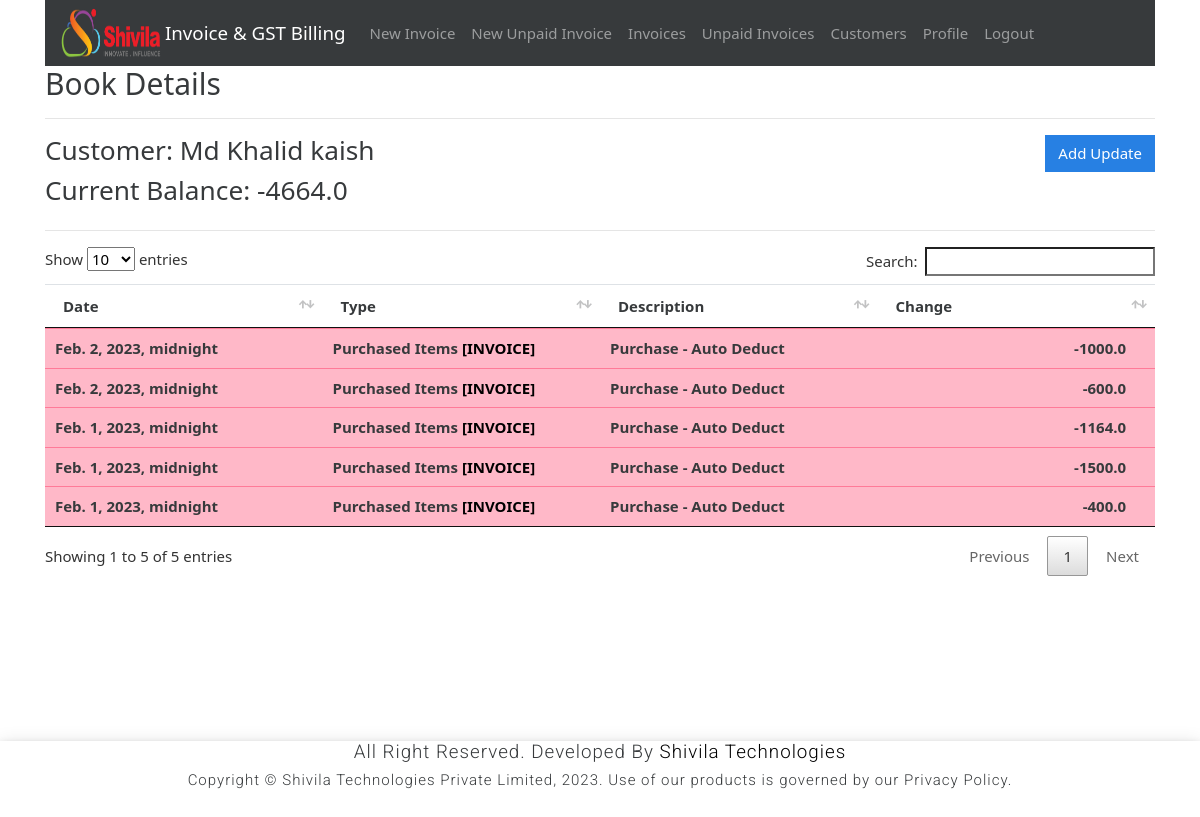
The page /books/4 (signed in) on the database its author committed.
### gstbillingapp/models.py (models this page shows, shortened)
class Book(models.Model):
    user = models.ForeignKey(User, null=True, blank=True, on_delete=models.SET_NULL)
    customer = models.ForeignKey(Customer, null=True, blank=True, on_delete=models.SET_NULL)
    current_balance = models.FloatField(default=0)
    last_log = models.ForeignKey('BookLog', null=True, blank=True, default=None, on_delete=models.SET_NULL)

class Customer(models.Model):
    user = models.ForeignKey(User, null=True, blank=True, on_delete=models.SET_NULL)
    customer_name = models.CharField(max_length=200)
    customer_address = models.TextField(max_length=600, blank=True, null=True)
    customer_phone = models.CharField(max_length=14, blank=True, null=True)
    customer_gst = models.CharField(max_length=15, blank=True, null=True)

class BookLog(models.Model):
    parent_book = models.ForeignKey(Book, null=True, blank=True, on_delete=models.CASCADE)
    date = models.DateTimeField(default=datetime.now, blank=True, null=True)
    last_modified = models.DateTimeField(auto_now=True)
    CHANGE_TYPES = [
        (0, 'Paid'),
        (1, 'Purchased Items'),
        (2, 'Sold Items'),
        (4, 'Other'),
    ]
    change_type = models.IntegerField(choices=CHANGE_TYPES, default=0)
    change = models.FloatField(default=0.0)
    associated_invoice = models.ForeignKey(Invoice, blank=True, null=True, default=None, on_delete=models.SET_NULL)
    description = models.TextField(max_length=600, blank=True, null=True)

### gstbillingapp/views.py (the view)
# urls.py: path('books/<int:book_id>', views.book_logs, name='book_logs'),
@login_required
def book_logs(request, book_id):
    context = {}
    book = get_object_or_404(Book, id=book_id, user=request.user)
    book_logs = BookLog.objects.filter(parent_book=book).order_by('-id')
    context['book'] = book
    context['book_logs'] = book_logs
    return render(request, 'gstbillingapp/book_logs.html', context)

### gstbillingapp/templates/gstbillingapp/book_logs.html (shortened to what this page needs)
{% extends "gstbillingapp/base.html" %}
{% load static %}
{% block content %}
<h2>Book Details</h2>
<hr>
<div class="row">
	<div class="col">
		<h3>Customer: {{book.customer.customer_name}}</h3>
		<h3>Current Balance: {{book.current_balance}}</h3>
	</div>
	<div class="col">
		<a href="{% url 'book_logs_add' book.id %}" id="add_customer_btn"><button type="button" class="btn btn-primary">Add Update</button></a>
	</div>
</div>
<hr>
<table class="table table-hover font-weight-bold" id="inventory-logs-table">
	<thead>
		<tr>
			<th>Date</th>
			<th>Type</th>
			<th>Description</th>
			<th>Change</th>
		</tr>
	</thead>
	<tbody class="two-col-form">
		{% for item in book_logs %}
		<tr class="{% if item.change < 0 %}table-danger{% else %}table-success{%endif%}">
			<td>{{item.date}}</td>
			<td>{{item.get_change_type_display}} {% if item.associated_invoice %}<a href="{% url 'invoice_viewer' item.associated_invoice.id %}">[INVOICE]</a>{% endif %}</td>
			<td>{{item.description}}</td>
			<td class="text-right">{{item.change}} &emsp; {{inventory.product.product_unit}}</td>
		{% endfor %}
	</tbody>
</table>
{% endblock %}

### gstbillingapp/static/gstbillingapp/main.css (style rules this page uses)
.two-col-form td, .two-col-form th { width: 25%; }
#add_customer_btn, #add_product_btn { float: right; }

### gstbillingapp/templates/gstbillingapp/base.html (style rules this page uses)
a { text-decoration: none; color: black; }

### rows shown on the page
Book: customer.customer_name "Md Khalid kaish", current_balance "-4664.0"
BookLog: date "Feb. 2, 2023, midnight", change_type "Purchased Items", shows "[INVOICE]", description "Purchase - Auto Deduct", change "-1000.0"
BookLog: date "Feb. 2, 2023, midnight", change_type "Purchased Items", shows "[INVOICE]", description "Purchase - Auto Deduct", change "-600.0"
BookLog: date "Feb. 1, 2023, midnight", change_type "Purchased Items", shows "[INVOICE]", description "Purchase - Auto Deduct", change "-1164.0"
BookLog: date "Feb. 1, 2023, midnight", change_type "Purchased Items", shows "[INVOICE]", description "Purchase - Auto Deduct", change "-1500.0"
BookLog: date "Feb. 1, 2023, midnight", change_type "Purchased Items", shows "[INVOICE]", description "Purchase - Auto Deduct", change "-400.0"
